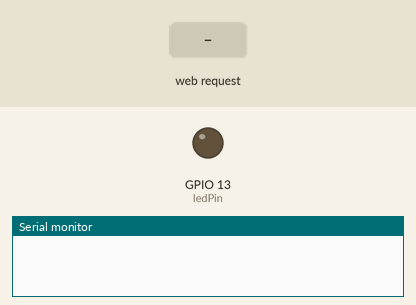
Recording of a sketch running on a simulated ESP8266 (NodeMCU). Shown: output pins drawn as LEDs (lit = HIGH), the last lines printed to the serial monitor. The inputs (shaded band) are chosen by the test bench. WiFi joins after 1.5 s; servers stay silent unless stated.

Above: at 1.3 s.
1.4 s: HTTP request GET /LED=ON received
At 2.1 s:
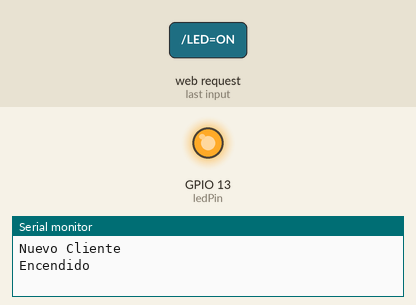
2.9 s: HTTP request GET /LED=OFF received
At 3.2 s:
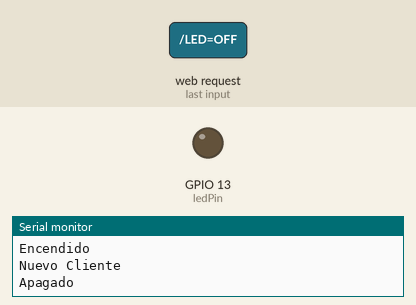
Timing chart, 0 to 5.9 s (numbered marks = the images above; inputs shaded):
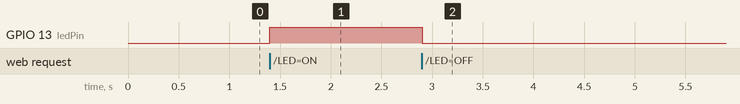

The sketch:

Luz_Cuarto.ino
```cpp
#include <ESP8266WiFi.h>

const char* ssid = "FT MARTU04";
const char* password = "01420289243";
IPAddress ip(192,168,1,60);
IPAddress gateway(192,168,1,1);
IPAddress subnet(255,255,255,0);
int ledPin = 13; //Lo conectamos a D7
WiFiServer server(80);

void setup()
{
  Serial.begin(115200);
  delay(100);

  pinMode(ledPin, OUTPUT);
  digitalWrite(ledPin, LOW);

  WiFi.begin(ssid, password);
  WiFi.config(ip, gateway, subnet);

  server.begin();
}

void loop()
{
  String request;
  int valor;
  WiFiClient client;

  client = server.available();
  if(!client)
  {
    return;
  }

  Serial.println("Nuevo Cliente");
  while(!client.available())
  {
    delay(10);
  }

  request = client.readStringUntil('\r');
  client.flush();

  valor = digitalRead(ledPin);

  if(request.indexOf("/LED=ON") != -1)
  {
    Serial.println("Encendido");
    digitalWrite(ledPin, HIGH);
    valor = HIGH;
  }
  if(request.indexOf("/LED=OFF") != -1)
  {
    Serial.println("Apagado");
    digitalWrite(ledPin, LOW);
    valor = LOW;
  }

  client.println("HTTP/1.1 200 OK");
  client.println("Content-Type: text/html");
  client.println("");
  client.println("<!DOCTYPE HTML>");
  client.println("<html>");

  client.println("<head>");
  client.println("<title>");
  client.print("Luz Cuarto");
  client.print("</title>");
  client.println("</head>");

  client.println("<body bgcolor = #0000ff text = #ffffff>");
  client.println("<center>");
  client.println("<font face = Arial>");
  client.print("<h1>");
  client.print("La luz esta:");
  client.println("</h1>");
  client.println("</body>");


  if(valor == HIGH)
  {
    client.print("<h1>");
    client.print("ENCENDIDA");
    client.print("</h1>");
    client.println("<br>");
    client.println("<a href=\"/LED=OFF\"\"><button>Apagar</button></a>");
  }
  else
  {
    if(valor == LOW)
    {
      client.print("<h1>");
      client.print("APAGADA");
      client.print("</h1>");
      client.println("<br>");
      client.println("<a href=\"/LED=ON\"\"><button class=btn btn-primary btn-lg>Encender</button></a>");
    }
  }
  client.println("</font>");
  client.println("</center>");
  client.print("</html>");

  delay(10);
}
```

Measured:
- after the input at 1.4 s, GPIO 13 (ledPin): LOW → HIGH at once
- after the input at 2.9 s, GPIO 13 (ledPin): HIGH → LOW at once
